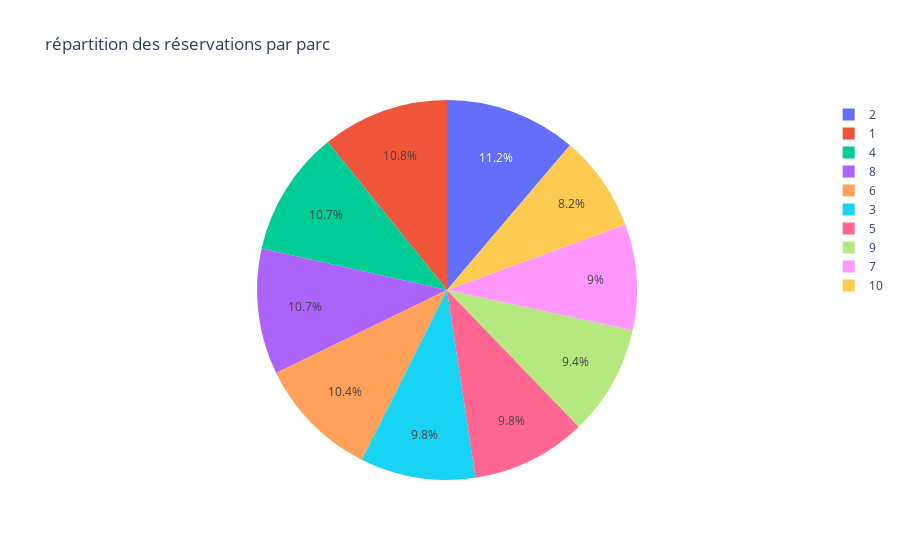

Here is the notebook cell this chart was saved with:
### Code cell
fig = px.pie(df.groupby('parc_id')['client_id'].count().reset_index(),
             values='client_id', names='parc_id',
             title='répartition des réservations par parc')
fig.show()

### Figure 1 — Plotly figure (JSON) as saved in the notebook; plotly's stock layout.template omitted (floating-point values rounded to 4 significant figures)
{"data": [{"domain": {"x": [0, 1], "y": [0, 1]}, "hovertemplate": "parc_id=%{label}<br>client_id=%{value}<extra></extra>", "labels": [1, 2, 3, 4, 5, 6, 7, 8, 9, 10], "legendgroup": "", "name": "", "showlegend": true, "type": "pie", "values": [108, 112, 98, 107, 98, 104, 90, 107, 94, 82]}], "layout": {"autosize": true, "legend": {"tracegroupgap": 0}, "title": {"text": "répartition des réservations par parc"}}}
